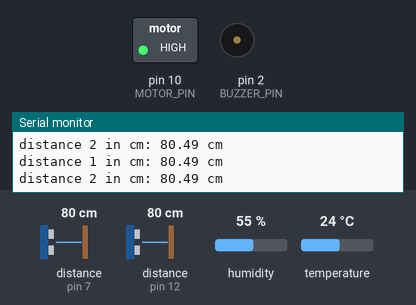
Bench run of a sketch on a simulated Arduino Uno, built with avr-gcc and run on an emulated ATmega328P. Parts: switched loads named in the sketch (green lamp = pin HIGH), buzzer (waves = sounding), the last lines printed to the serial monitor. Wiring (inferred from the names in the program): 2 × ultrasonic range finder: trigger pin 6, echo pin 7 / trigger pin 11, echo pin 12. Dashed ring = blinking. The inputs (shaded band) are chosen by the test bench; at power-on: distance to the obstacle (sensors on pin 7, pin 12) 80 cm, humidity 55 %, temperature 24 °C. The echo pulse lasts 58.3 µs per cm; pins used as bus, display or sensor lines are not drawn.

Above: at 1.2 s.
1.3 s: distance to the obstacle (sensor on pin 7) set to 54 cm
7.4 s: distance to the obstacle (sensor on pin 7) set to 47 cm
At 8.5 s:
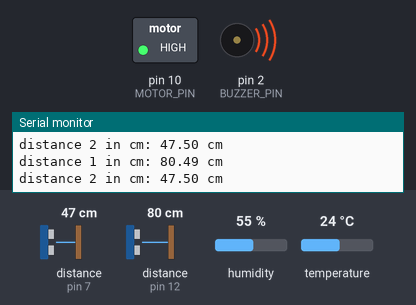
12.0 s: distance to the obstacle (sensor on pin 12) set to 52 cm
18.1 s: distance to the obstacle (sensor on pin 12) set to 45 cm
At 18.58 s:
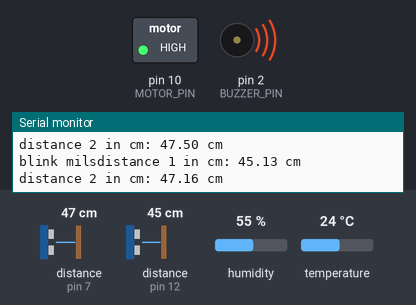
24.2 s: distance to the obstacle (sensor on pin 7) set to 60 cm
At 26.4 s:
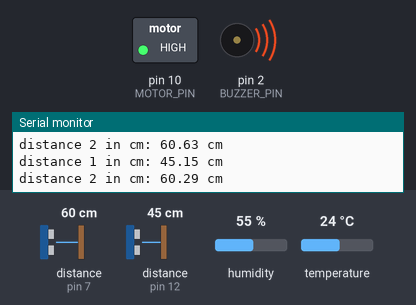
30.3 s: distance to the obstacle (sensor on pin 12) set to 120 cm
At 31.3 s:
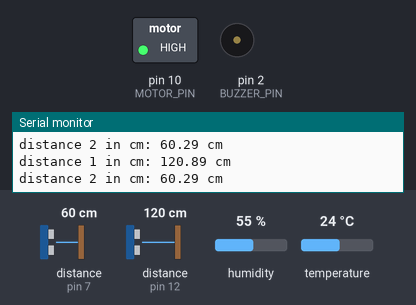
Timing chart, 0 to 32.8 s (numbered marks = the images above; inputs shaded):
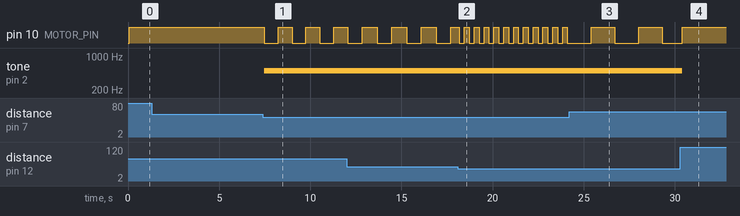

Measured:
- the behaviour switches between 50 and 49 cm on distance to the obstacle (sensor on pin 7) (found by bisection; images 0 and 1)
- the behaviour switches between 50 and 49 cm on distance to the obstacle (sensor on pin 12) (found by bisection; images 1 and 2)
- after the input at 7.4 s, pin 10 (MOTOR_PIN): alternates HIGH for 0.76 s and LOW for 0.76 s, starting after 0.07 s; tone on pin 2 (BUZZER_PIN): silent → 500 Hz after 0.07 s
- after the input at 18.1 s, pin 10 (MOTOR_PIN): alternates HIGH for 0.27 s and LOW for 0.27 s, starting after 0.08 s
- after the input at 24.2 s, pin 10 (MOTOR_PIN): alternates HIGH for 1.3 s and LOW for 1.3 s, starting after 1.2 s
- after the input at 30.3 s, tone on pin 2 (BUZZER_PIN): 500 Hz → silent after 0.10 s

The sketch:

uz_dht22_left_right.ino
```cpp
// Libraries
#include <DHT.h> // include dht adafruit library - download via arduino ide

// Constants
#define DHTPIN 3 //defines pin number to which the sensor is connected
#define DHTTYPE DHT22

DHT dht(DHTPIN, DHTTYPE) ;

// Variables
const int TRIG_PIN_1 = 11;
const int ECHO_PIN_1 = 12;
const int TRIG_PIN_2 = 6;
const int ECHO_PIN_2 = 7;

const int BUZZER_PIN = 2;
const int DISTANCE_THRESHOLD = 50;
const int MOTOR_PIN = 10;

float hum; float temp;
float speed_of_sound;
float travel_distance_1;
float travel_distance_2;

float buzz_distance_cm;


float duration_us_1, distance_cm_1;
float duration_us_2, distance_cm_2;


int motorState = LOW;  // motorState used to set the MOTOR_PIN

unsigned long currentMillis = 0;    // current milliseconds
unsigned long previousMillis = 0;  // will store last time MOTOR_PIN was updated

long interval = 1000000000;  // interval at which to vibrate the motor (milliseconds)


int gradual(float dist)  // change the frequency of the buzzer based on the measured distance
{
  if (dist>40) return 500;
  if (dist>30) return 1000;
  if (dist>20) return 1500;
  if (dist>10) return 2000;
  if (dist<=10) return 3000;
}

void millisDelay( long int delayTime){ // delay sensor
  long int start_time = millis();
  while ( millis() - start_time < delayTime) ;
}

void setup() {
  // put your setup code here, to run once:
  Serial.begin(9600);
  dht.begin();

  pinMode(TRIG_PIN_1, OUTPUT);
  pinMode(ECHO_PIN_1, INPUT);
  pinMode(TRIG_PIN_2, OUTPUT);
  pinMode(ECHO_PIN_2, INPUT);


  pinMode(BUZZER_PIN, OUTPUT);
  pinMode(MOTOR_PIN, OUTPUT);


}

void loop() {
  // put your main code here, to run repeatedly:


    currentMillis = millis();
    if (currentMillis - previousMillis >= interval) {
      // save the last time the motor state changed
      previousMillis = currentMillis;
      Serial.print("blink mils");

      // if the motor is off turn it on and vice-versa:

        if (motorState == HIGH) {
          motorState = LOW;
      } else {
          motorState = HIGH;
      }

      tone(BUZZER_PIN, gradual(buzz_distance_cm)); // set the tone of the buzzer
      digitalWrite(MOTOR_PIN,motorState);      // set the MOTOR_PIN with the motorState of the variable:
    }

  // read humidity and temperature values from dht22 sensor, compute the speed of sound
  hum = dht.readHumidity();
  temp = dht.readTemperature();
  speed_of_sound = (331.4 + (0.6 * temp) + (0.0124 * hum)) / 10000; // speed of sound in cm/us

  digitalWrite(TRIG_PIN_1, LOW);
  millisDelay(0.002); // Clears the TRIG_PIN_1
  digitalWrite(TRIG_PIN_1, HIGH);
  millisDelay(0.01);   // Sets the TRIG_PIN_1 on HIGH state for 10 micro seconds
  digitalWrite(TRIG_PIN_1, LOW);

   // measure duration of pulse from ECHO pin by the first sensor
  duration_us_1 = pulseIn(ECHO_PIN_1, HIGH); // the travel time of the ultrasonic wave
  travel_distance_1 = speed_of_sound * duration_us_1;  // the travel distance of the ultrasonic wave in cm
  distance_cm_1 = travel_distance_1/2;   // calculate the distance

  millisDelay(60); // delay so the sensors do not interfere, 60 ms based on the info in datasheet

  digitalWrite(TRIG_PIN_2, LOW);
  millisDelay(0.002); // Clears the TRIG_PIN_2
  digitalWrite(TRIG_PIN_2, HIGH);
  millisDelay(0.01); // Sets the TRIG_PIN_2 on HIGH state for 10 micro seconds
  digitalWrite(TRIG_PIN_2, LOW);


  // measure duration of pulse from ECHO pin by the second sensor
  duration_us_2 = pulseIn(ECHO_PIN_2, HIGH); // the travel time of the ultrasonic wave
  travel_distance_2 = speed_of_sound * duration_us_2;  // the travel distance of the ultrasonic wave in cm
  distance_cm_2 = travel_distance_2/2;   // calculate the distance

  if (distance_cm_1 <= distance_cm_2){ // set the buzzer frequency based on the distance to the closest object
    buzz_distance_cm = distance_cm_1;
    }
  else{
    buzz_distance_cm = distance_cm_2;
    }


if(distance_cm_1 < DISTANCE_THRESHOLD && distance_cm_2 < DISTANCE_THRESHOLD ) { // if the object is detected by both sensors
    interval = 250;

  }

  else if (distance_cm_1 < DISTANCE_THRESHOLD) { // if the object is detected by the first sensor
  interval = 1250;

  }

  else if (distance_cm_2 < DISTANCE_THRESHOLD) { // if the object is detected by the second sensor
  interval = 750;

  }

  else{ // no object detected
    noTone(BUZZER_PIN);
    motorState = HIGH;
    digitalWrite(MOTOR_PIN,motorState);
    interval = 1000000000; // delay, no tone and no buzz
  }

 // print the values to Serial Monitor
  Serial.print("distance 1 in cm: ");
  Serial.print(distance_cm_1);
  Serial.println(" cm");

  Serial.print("distance 2 in cm: ");
  Serial.print(distance_cm_2);
  Serial.println(" cm");

}
```
